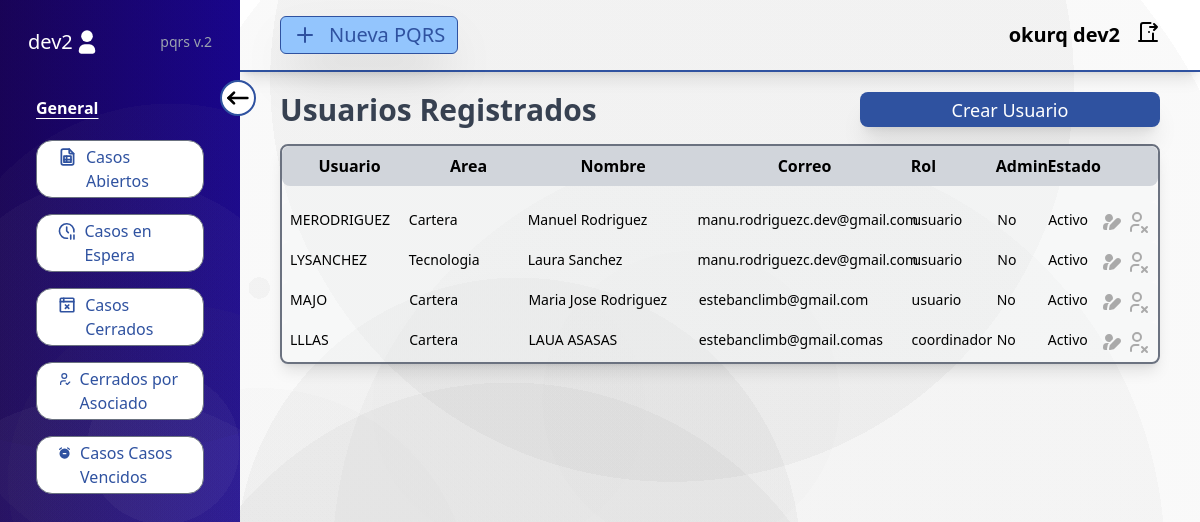
/adminUser/users/ (signed in), run on an earlier commit of the app's database.
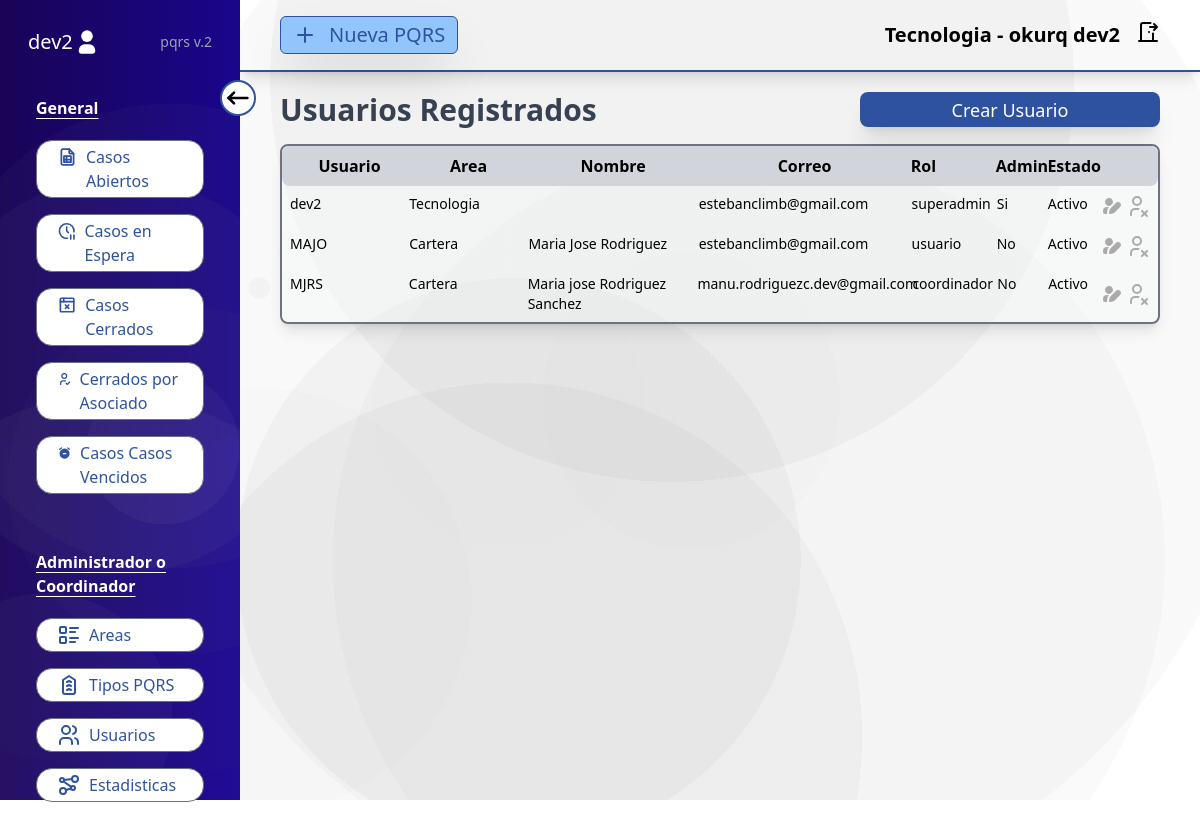
And on a later commit of the database.
### account/models.py (models this page shows, shortened)
class CustumUser(AbstractUser):
    area = models.ForeignKey(Areas, on_delete=models.SET_NULL, null=True, blank=True)
    permissions = models.CharField(choices=TYPES_USERS, max_length=100)

### adminUser/models.py (models this page shows)
class Areas(models.Model):
    name = models.CharField(max_length=30)
    def __str__(self):
        return self.name

### adminUser/views.py (the view, shortened to what this page needs)
# urls.py: path('', include('users.urls')),
@login_required
@check_superadmin()
def users(request):
    usersAll = CustumUser.objects.all()
    formUser = CreateUserForm()
    return render(request, 'users/users.html', {'users': usersAll, 'formUser': formUser})

### adminUser/templates/users/users.html (shortened to what this page needs)
{% extends "baseUsers.html" %} {% load static %} {% block datas %}
    <section class="">
        <div class="">
            <div class="top-areas flex flex-row justify-between">
                <h2 class="text-3xl text-gray-700 font-semibold">Usuarios Registrados</h2>
                <button type="button"
                    id="open-dialog"
                    class="bg-cootra w-[300px] h-[35px] hover:opacity-85 transition-all duration-200 text-white text-lg px-5 shadow-xl rounded-lg">
                    Crear Usuario
                </button>
                </div>
            <div
            class="w-full flex flex-col border-2 border-gray-500 rounded-lg shadow-lg text-sm mt-4"
            >
            <ul
                class="w-full flex flex-row text-base font-semibold bg-gray-300 px-2 py-2 rounded-lg"
            >
                <li class="w-[14%] text-center">Usuario</li>
                <li class="w-[14%] text-center">Area</li>
                <li class="w-[20%] text-center">Nombre</li>
                <li class="w-[25%] text-center">Correo</li>
                <li class="w-[10%]">Rol</li>
                <li class="w-[6%]">Admin</li>
                <li class="w-[6%]">Estado</li>
                <li class="w-[3%]"></li>
                <li class="w-[3%]"></li>
            </ul>
            {% for user in users %}
            <ul
                class="flex flex-row py-2 bg-gray-100/40 rounded-lg hover:bg-slate-200 transition-colors duration-200 px-2 text-sm"
            >
                {% if user.area %}
                <li class="w-[14%]">{{ user.username }}</li>
                <li class="w-[14%]">{{ user.area }}</li>
                <li class="w-[20%]">{{ user.first_name }} {{user.last_name}}</li>
                <li class="w-[25%]">{{ user.email }}</li>
                <li class="w-[10%]">{{ user.permissions}}</li>
                <li class="w-[6%]">
                    {% if user.is_staff %}
                        Si
                    {% else %}
                        No
                    {% endif %}
                </li>
                <li class="w-[6%]">
                {% if user.is_active %} Activo {% else %} Inactivo {% endif %}
                </li>
                <li class="w-[3%] flex justify-center items-center">
                    <a class="hover:scale-110" href="{% url 'updateUser' user.id%}">
                    </a>
                </li>
                <li class="w-[3%] flex justify-center items-center">
                    <a
                        class="hover:scale-110"
                        href="{% url 'deleteUser' user.id %}"
                        onclick="return confirm('Esta seguro de eliminar este usuario?')">
                    </a>
                </li>
                {% endif %}
            </ul>
            {% endfor %}
            </div>
        </div>
    </section>
{% endblock datas %}

### users/templates/baseUsers.html (shortened to what this page needs)
{% extends "base.html" %}
{% load static %}
{% block content %}
<body class="flex w-full h-screen overflow-hidden">
    <aside
      id="aside"
      class="relative w-1/5 bg-backlogin text-white p-4 h-full transition-all duration-200">
      <button id="bt-control" class="absolute -right-4 top-20 bg-white border-2 border-cootra rounded-full transition-all duration-200">
      </button>
        <div id="topper" class="flex flex-row justify-between items-center p-3">
            <div class="flex flex-row justify-center items-center">
                <p class="text-xl text-white">{{ request.user.username }}</p>
            </div>
            <p class="text-sm text-gray-400">pqrs v.2</p>
        </div>
        <div class="h-full overflow-y-scroll scrollbar-hide pb-10">
          <div id="section-1" class="flex flex-col px-5 py-7 overflow-y-auto">
              <p class="text-base text-white font-semibold underline underline-offset-4">General</p>
              <div class="text-base flex flex-col gap-4 mt-5">
                  <a
                    href="{% url 'home' %}"
                    class="flex flex-row justify-start gap-2 px-5 py-1 bg-white text-cootra rounded-2xl hover:scale-105
                    border-[1px] border-gray-500 hover:bg-gray-200 transition-all duration-200">
                      <p>Casos Abiertos</p>
                  </a>
                  <a
                    href="{% url 'waitingpqrs' %}"
                    class="flex flex-row justify-start gap-2 px-5 py-1 bg-white text-cootra rounded-2xl hover:scale-105
                    border-[1px] border-gray-500 hover:bg-gray-200 transition-all duration-200">
                      <p>Casos en Espera</p>
                  </a>
                  <a
                    href="{% url 'closedpqrs' %}"
                    class="flex flex-row justify-start gap-2 px-5 py-1 bg-white text-cootra rounded-2xl hover:scale-105
                    border-[1px] border-gray-500 hover:bg-gray-200 transition-all duration-200">
                      <p>Casos Cerrados</p>
                  </a>
                  <a
                    href="{% url 'closedforuserpqrs' %}"
                    class="flex flex-row justify-start gap-2 px-5 py-1 bg-white text-cootra rounded-2xl hover:scale-105
                    border-[1px] border-gray-500 hover:bg-gray-200 transition-all duration-200">
                      <p>Cerrados por Asociado</p>
                  </a>
                  <a
                    href="{% url 'expiredpqrs' %}"
                    class="flex flex-row justify-start gap-2 px-5 py-1 bg-white text-cootra rounded-2xl hover:scale-105
                    border-[1px] border-gray-500 hover:bg-gray-200 transition-all duration-200">
                      <p>Casos Casos Vencidos</p>
                  </a>
              </div>
          </div>
          {% if request.user.permissions == "superadmin" or request.user.permissions == "coordinador" %}
          <div  id="section-2" class="flex flex-col px-5 py-7">
              <p class="text-base text-white font-semibold underline underline-offset-4">Administrador o Coordinador</p>
              <div class="text-base flex flex-col gap-4 mt-5">
                  {% if request.user.is_staff %}
                  <a
                    href="{% url 'areas' %}"
                    class="flex flex-row justify-start gap-2 px-5 py-1 rounded-2xl bg-white text-cootra
                      border-[1px] border-gray-500 hover:bg-gray-200 hover:scale-105  transition-all duration-200">
                        <p>Areas</p>
                  </a>
                  <a
                    href="{% url 'typesPQRS' %}"
                    class="flex flex-row justify-start gap-2 px-5 py-1 rounded-2xl bg-white text-cootra
                    border-[1px] border-gray-500 hover:bg-gray-200 hover:scale-105  transition-all duration-200">
                    <p>Tipos PQRS</p>
                  </a>
                  <a
                    href="{% url 'users' %}"
                    class="flex flex-row justify-start gap-2 px-5 py-1 rounded-2xl bg-white text-cootra
                    border-[1px] border-gray-500 hover:bg-gray-200 hover:scale-105  transition-all duration-200">
                    <p>Usuarios</p>
                  </a>
                  {% endif %}
                  <a
                    href="{% url 'statistics' %}"
                    class="flex flex-row justify-start gap-2 px-5 py-1 rounded-2xl bg-white text-cootra
                    border-[1px] border-gray-500 hover:bg-gray-200 hover:scale-105  transition-all duration-200">
                      <p>Estadisticas</p>
                  </a>
              </div>
          </div>
          {% endif %}
        </div>
    </aside>
    <main id="main" class="w-4/5 flex flex-col h-screen bg-backpqr transition-all duration-200">
        {% include "header.html" %}
        <div class="px-10 py-5 h-[90%] w-full overflow-auto">
            {% block datas %}
            {% endblock datas %}
        </div>
    </main>
</body>
{% endblock content %}

### theme/templates/base.html (shortened to what this page needs)
{% load static tailwind_tags %}
{% load static %}
<!DOCTYPE html>
<html lang="en">
	<head>
		{% tailwind_css %}
	</head>
	{% block content %}
	{% endblock content %}
</html>

### users/templates/header.html (shortened to what this page needs)
{% load static %} {% block styles %}
<link rel="stylesheet" type="text/css" href="{% static 'css/header.css' %}" />
{% endblock styles %}
<header class="flex flex-row justify-between items-center px-10 py-4 border-b-2 border-cootra shadow-lg">
  <a
    href="{% url 'createdpqrs' %}"
    class="flex justify-center items-center bg-blue-300 rounded-md
    px-3 py-1 text-xl shadow-2xl gap-3 text-cootra border-[1px] border-cootra
    hover:scale-105 transition-all duration-200"
  >
    {% include "icons/new.html" %} Nueva PQRS
  </a>
  <div class="flex flex-row justify-between items-center gap-4">
    <p class="font-semibold text-xl">
      {% if request.user.area %}
      {{ request.user.area}} -
      {% endif %}okurq
      {{ request.user.username }}</p>
      <form action="{% url 'logout' %}" method="post">
        <button class="exit" type="submit">
        </button>
      </form>
  </div>
</header>

### users/static/css/header.css (style rules this page uses)
header { display: flex; flex-direction: row; justify-content: space-between; align-items: center; padding: 0px 30px; }
.exit { background-color: transparent; border: 0px; cursor: pointer; }

What changed in the data, as far as the page shows it:
removed CustumUser: username "MERODRIGUEZ", area "Cartera", first_name "Manuel", last_name "Rodriguez", email "manu.rodriguezc.dev@gmail.com", permissions "usuario", is_staff "No", is_active "Activo"
removed CustumUser: username "LYSANCHEZ", area "Tecnologia", first_name "Laura", last_name "Sanchez", email "manu.rodriguezc.dev@gmail.com", permissions "usuario", is_staff "No", is_active "Activo"
removed CustumUser: username "LLLAS", area "Cartera", first_name "LAUA", last_name "ASASAS", email "estebanclimb@gmail.comas", permissions "coordinador", is_staff "No", is_active "Activo"
changed CustumUser "dev2": user.area (not shown) → "Tecnologia"; area_id empty → 1 (drawn); username (not shown) → "dev2"; area (not shown) → "Tecnologia"; email (not shown) → "estebanclimb@gmail.com"; permissions (not shown) → "superadmin"
added CustumUser: username "MJRS", area "Cartera", first_name "Maria jose", last_name "Rodriguez Sanchez", email "manu.rodriguezc.dev@gmail.com", permissions "coordinador", is_staff "No", is_active "Activo"
Also different on the page:
text now shown: "Administrador o Coordinador Areas Tipos PQRS Usuarios Estadisticas -"
